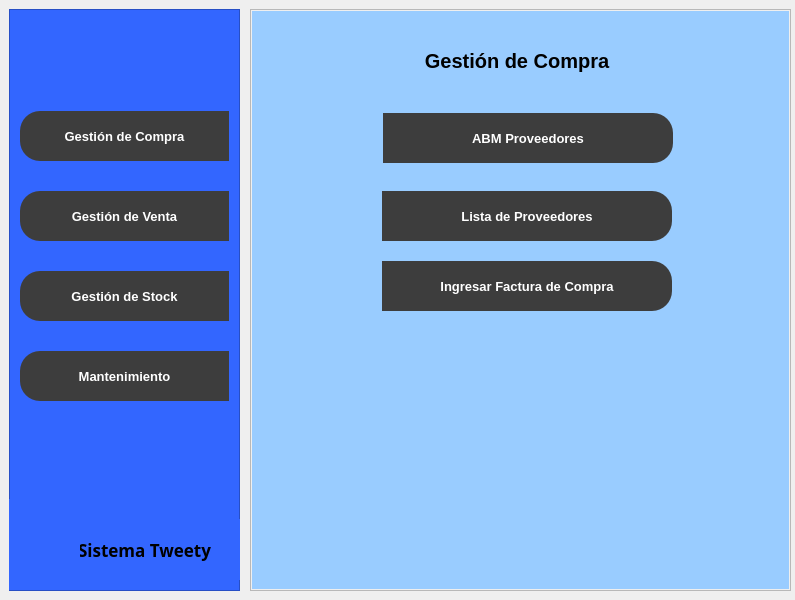
<?xml version="1.0" encoding="UTF-8"?>
<ui version="4.0">
 <class>menuprincipal</class>
 <widget class="QWidget" name="menuprincipal">
  <property name="geometry">
   <rect>
    <x>0</x>
    <y>0</y>
    <width>795</width>
    <height>600</height>
   </rect>
  </property>
  <property name="windowTitle">
   <string>Menú Principal</string>
  </property>
  <property name="styleSheet">
   <string notr="true"/>
  </property>
  <widget class="QFrame" name="frame">
   <property name="geometry">
    <rect>
     <x>9</x>
     <y>9</y>
     <width>231</width>
     <height>582</height>
    </rect>
   </property>
   <property name="styleSheet">
    <string notr="true">QFrame{background-color:rgb(51,102,255)}
QPushButton{background-color:rgb(61,61,61);border-top-left-radius: 20px; border-bottom-left-radius: 20px;color: rgb(255,255,255);}
QPushButton:hover{background-color:white; border-top-left-radius: 20px;border-bottom-left-radius: 20px;color: rgb(0,0,0);}
</string>
   </property>
   <property name="frameShape">
    <enum>QFrame::StyledPanel</enum>
   </property>
   <property name="frameShadow">
    <enum>QFrame::Raised</enum>
   </property>
   <widget class="QLabel" name="label_6">
    <property name="geometry">
     <rect>
      <x>40</x>
      <y>510</y>
      <width>191</width>
      <height>61</height>
     </rect>
    </property>
    <property name="font">
     <font>
      <family>MS PGothic</family>
      <pointsize>13</pointsize>
      <weight>75</weight>
      <bold>true</bold>
     </font>
    </property>
    <property name="text">
     <string>Sistema Tweety</string>
    </property>
    <property name="alignment">
     <set>Qt::AlignCenter</set>
    </property>
   </widget>
   <widget class="QLabel" name="label_7">
    <property name="geometry">
     <rect>
      <x>0</x>
      <y>490</y>
      <width>71</width>
      <height>91</height>
     </rect>
    </property>
    <property name="minimumSize">
     <size>
      <width>45</width>
      <height>45</height>
     </size>
    </property>
    <property name="text">
     <string/>
    </property>
    <property name="pixmap">
     <pixmap>../Imagenes/pngfind.com-bird-png-600629.png</pixmap>
    </property>
    <property name="scaledContents">
     <bool>true</bool>
    </property>
   </widget>
   <widget class="QPushButton" name="btn_mantenimiento">
    <property name="geometry">
     <rect>
      <x>11</x>
      <y>342</y>
      <width>209</width>
      <height>50</height>
     </rect>
    </property>
    <property name="minimumSize">
     <size>
      <width>209</width>
      <height>50</height>
     </size>
    </property>
    <property name="font">
     <font>
      <pointsize>10</pointsize>
      <weight>75</weight>
      <bold>true</bold>
     </font>
    </property>
    <property name="layoutDirection">
     <enum>Qt::RightToLeft</enum>
    </property>
    <property name="text">
     <string>Mantenimiento</string>
    </property>
    <property name="icon">
     <iconset>
      <normaloff>mantenimiento.png</normaloff>mantenimiento.png</iconset>
    </property>
    <property name="iconSize">
     <size>
      <width>35</width>
      <height>35</height>
     </size>
    </property>
   </widget>
   <widget class="QPushButton" name="btn_gestionCompra">
    <property name="geometry">
     <rect>
      <x>11</x>
      <y>102</y>
      <width>209</width>
      <height>50</height>
     </rect>
    </property>
    <property name="sizePolicy">
     <sizepolicy hsizetype="Minimum" vsizetype="Fixed">
      <horstretch>0</horstretch>
      <verstretch>0</verstretch>
     </sizepolicy>
    </property>
    <property name="minimumSize">
     <size>
      <width>209</width>
      <height>50</height>
     </size>
    </property>
    <property name="font">
     <font>
      <pointsize>10</pointsize>
      <weight>75</weight>
      <bold>true</bold>
     </font>
    </property>
    <property name="layoutDirection">
     <enum>Qt::RightToLeft</enum>
    </property>
    <property name="text">
     <string>Gestión de Compra</string>
    </property>
    <property name="icon">
     <iconset>
      <normaloff>comprar.png</normaloff>comprar.png</iconset>
    </property>
    <property name="iconSize">
     <size>
      <width>35</width>
      <height>35</height>
     </size>
    </property>
    <property name="autoDefault">
     <bool>false</bool>
    </property>
   </widget>
   <widget class="QPushButton" name="btn_gestionVenta">
    <property name="geometry">
     <rect>
      <x>11</x>
      <y>182</y>
      <width>209</width>
      <height>50</height>
     </rect>
    </property>
    <property name="minimumSize">
     <size>
      <width>209</width>
      <height>50</height>
     </size>
    </property>
    <property name="font">
     <font>
      <pointsize>10</pointsize>
      <weight>75</weight>
      <bold>true</bold>
     </font>
    </property>
    <property name="layoutDirection">
     <enum>Qt::RightToLeft</enum>
    </property>
    <property name="text">
     <string>Gestión de Venta</string>
    </property>
    <property name="icon">
     <iconset>
      <normaloff>punto-de-venta.png</normaloff>punto-de-venta.png</iconset>
    </property>
    <property name="iconSize">
     <size>
      <width>35</width>
      <height>35</height>
     </size>
    </property>
   </widget>
   <widget class="QPushButton" name="btn_gestionStock">
    <property name="geometry">
     <rect>
      <x>11</x>
      <y>262</y>
      <width>209</width>
      <height>50</height>
     </rect>
    </property>
    <property name="minimumSize">
     <size>
      <width>209</width>
      <height>50</height>
     </size>
    </property>
    <property name="font">
     <font>
      <pointsize>10</pointsize>
      <weight>75</weight>
      <bold>true</bold>
     </font>
    </property>
    <property name="layoutDirection">
     <enum>Qt::RightToLeft</enum>
    </property>
    <property name="text">
     <string>Gestión de Stock</string>
    </property>
    <property name="icon">
     <iconset>
      <normaloff>en-stock.png</normaloff>en-stock.png</iconset>
    </property>
    <property name="iconSize">
     <size>
      <width>35</width>
      <height>35</height>
     </size>
    </property>
   </widget>
  </widget>
  <widget class="QFrame" name="frame_2">
   <property name="geometry">
    <rect>
     <x>250</x>
     <y>9</y>
     <width>541</width>
     <height>582</height>
    </rect>
   </property>
   <property name="styleSheet">
    <string notr="true"/>
   </property>
   <property name="frameShape">
    <enum>QFrame::StyledPanel</enum>
   </property>
   <property name="frameShadow">
    <enum>QFrame::Raised</enum>
   </property>
   <layout class="QVBoxLayout" name="verticalLayout">
    <property name="spacing">
     <number>0</number>
    </property>
    <property name="leftMargin">
     <number>1</number>
    </property>
    <property name="topMargin">
     <number>1</number>
    </property>
    <property name="rightMargin">
     <number>1</number>
    </property>
    <property name="bottomMargin">
     <number>1</number>
    </property>
    <item>
     <widget class="QStackedWidget" name="stackedWidget">
      <property name="styleSheet">
       <string notr="true"/>
      </property>
      <property name="currentIndex">
       <number>0</number>
      </property>
      <widget class="QWidget" name="page_gestionCompra">
       <property name="styleSheet">
        <string notr="true">QWidget{background-color:rgb(153,204,255)}
QPushButton{background-color: rgb(61,61,61); border-top-right-radius: 20px; border-bottom-right-radius: 20px;color: rgb(255,255,255);}
QPushButton:hover{background-color:white; border-top-right-radius: 20px;border-bottom-right-radius: 20px;color: rgb(0,0,0);}


</string>
       </property>
       <widget class="QLabel" name="label">
        <property name="geometry">
         <rect>
          <x>120</x>
          <y>20</y>
          <width>290</width>
          <height>60</height>
         </rect>
        </property>
        <property name="font">
         <font>
          <pointsize>15</pointsize>
          <weight>75</weight>
          <bold>true</bold>
         </font>
        </property>
        <property name="layoutDirection">
         <enum>Qt::LeftToRight</enum>
        </property>
        <property name="text">
         <string>Gestión de Compra</string>
        </property>
        <property name="alignment">
         <set>Qt::AlignCenter</set>
        </property>
       </widget>
       <widget class="QPushButton" name="btn_proveedores">
        <property name="geometry">
         <rect>
          <x>131</x>
          <y>102</y>
          <width>290</width>
          <height>50</height>
         </rect>
        </property>
        <property name="minimumSize">
         <size>
          <width>290</width>
          <height>50</height>
         </size>
        </property>
        <property name="font">
         <font>
          <pointsize>10</pointsize>
          <weight>75</weight>
          <bold>true</bold>
         </font>
        </property>
        <property name="text">
         <string>ABM Proveedores</string>
        </property>
       </widget>
       <widget class="QLabel" name="label_8">
        <property name="geometry">
         <rect>
          <x>380</x>
          <y>30</y>
          <width>45</width>
          <height>45</height>
         </rect>
        </property>
        <property name="minimumSize">
         <size>
          <width>45</width>
          <height>45</height>
         </size>
        </property>
        <property name="maximumSize">
         <size>
          <width>45</width>
          <height>45</height>
         </size>
        </property>
        <property name="text">
         <string/>
        </property>
        <property name="pixmap">
         <pixmap>comprar.png</pixmap>
        </property>
        <property name="scaledContents">
         <bool>true</bool>
        </property>
       </widget>
       <widget class="QPushButton" name="btn_genOrdenCompra">
        <property name="geometry">
         <rect>
          <x>130</x>
          <y>250</y>
          <width>290</width>
          <height>50</height>
         </rect>
        </property>
        <property name="minimumSize">
         <size>
          <width>290</width>
          <height>50</height>
         </size>
        </property>
        <property name="font">
         <font>
          <pointsize>10</pointsize>
          <weight>75</weight>
          <bold>true</bold>
         </font>
        </property>
        <property name="text">
         <string>Ingresar Factura de Compra</string>
        </property>
       </widget>
       <widget class="QPushButton" name="btn_listaproveedores">
        <property name="geometry">
         <rect>
          <x>130</x>
          <y>180</y>
          <width>290</width>
          <height>50</height>
         </rect>
        </property>
        <property name="minimumSize">
         <size>
          <width>290</width>
          <height>50</height>
         </size>
        </property>
        <property name="font">
         <font>
          <pointsize>10</pointsize>
          <weight>75</weight>
          <bold>true</bold>
         </font>
        </property>
        <property name="text">
         <string>Lista de Proveedores</string>
        </property>
       </widget>
      </widget>
      <widget class="QWidget" name="page_gestionVenta">
       <property name="styleSheet">
        <string notr="true">QWidget{background-color:rgb(153,204,255)}
QPushButton{background-color: rgb(61,61,61); border-top-right-radius: 20px; border-bottom-right-radius: 20px;color: rgb(255,255,255);}
QPushButton:hover{background-color:white; border-top-right-radius: 20px;border-bottom-right-radius: 20px;color: rgb(0,0,0);}</string>
       </property>
       <widget class="QLabel" name="label_2">
        <property name="geometry">
         <rect>
          <x>120</x>
          <y>20</y>
          <width>290</width>
          <height>60</height>
         </rect>
        </property>
        <property name="font">
         <font>
          <pointsize>15</pointsize>
          <weight>75</weight>
          <bold>true</bold>
         </font>
        </property>
        <property name="layoutDirection">
         <enum>Qt::LeftToRight</enum>
        </property>
        <property name="text">
         <string>Gestión de Venta</string>
        </property>
        <property name="alignment">
         <set>Qt::AlignCenter</set>
        </property>
       </widget>
       <widget class="QLabel" name="label_9">
        <property name="geometry">
         <rect>
          <x>380</x>
          <y>30</y>
          <width>45</width>
          <height>45</height>
         </rect>
        </property>
        <property name="minimumSize">
         <size>
          <width>45</width>
          <height>45</height>
         </size>
        </property>
        <property name="maximumSize">
         <size>
          <width>45</width>
          <height>45</height>
         </size>
        </property>
        <property name="text">
         <string/>
        </property>
        <property name="pixmap">
         <pixmap>punto-de-venta.png</pixmap>
        </property>
        <property name="scaledContents">
         <bool>true</bool>
        </property>
       </widget>
       <widget class="QPushButton" name="btn_facturacion">
        <property name="geometry">
         <rect>
          <x>131</x>
          <y>102</y>
          <width>290</width>
          <height>50</height>
         </rect>
        </property>
        <property name="minimumSize">
         <size>
          <width>290</width>
          <height>50</height>
         </size>
        </property>
        <property name="font">
         <font>
          <pointsize>10</pointsize>
          <weight>75</weight>
          <bold>true</bold>
         </font>
        </property>
        <property name="text">
         <string>Facturación</string>
        </property>
       </widget>
       <widget class="QPushButton" name="btn_dbClientes">
        <property name="geometry">
         <rect>
          <x>131</x>
          <y>182</y>
          <width>290</width>
          <height>50</height>
         </rect>
        </property>
        <property name="minimumSize">
         <size>
          <width>290</width>
          <height>50</height>
         </size>
        </property>
        <property name="font">
         <font>
          <pointsize>10</pointsize>
          <weight>75</weight>
          <bold>true</bold>
         </font>
        </property>
        <property name="text">
         <string>ABM Clientes</string>
        </property>
       </widget>
       <widget class="QPushButton" name="btn_listaClientes">
        <property name="geometry">
         <rect>
          <x>130</x>
          <y>262</y>
          <width>290</width>
          <height>50</height>
         </rect>
        </property>
        <property name="minimumSize">
         <size>
          <width>290</width>
          <height>50</height>
         </size>
        </property>
        <property name="font">
         <font>
          <pointsize>10</pointsize>
          <weight>75</weight>
          <bold>true</bold>
         </font>
        </property>
        <property name="text">
         <string>Lista de Clientes</string>
        </property>
       </widget>
      </widget>
      <widget class="QWidget" name="page_gestionStock">
       <property name="styleSheet">
        <string notr="true">QWidget{background-color:rgb(153,204,255)}
QPushButton{background-color: rgb(61,61,61); border-top-right-radius: 20px; border-bottom-right-radius: 20px;color: rgb(255,255,255);}
QPushButton:hover{background-color:white; border-top-right-radius: 20px;border-bottom-right-radius: 20px;color: rgb(0,0,0);}
</string>
       </property>
       <widget class="QLabel" name="label_3">
        <property name="geometry">
         <rect>
          <x>120</x>
          <y>20</y>
          <width>291</width>
          <height>61</height>
         </rect>
        </property>
        <property name="font">
         <font>
          <pointsize>15</pointsize>
          <weight>75</weight>
          <bold>true</bold>
         </font>
        </property>
        <property name="layoutDirection">
         <enum>Qt::LeftToRight</enum>
        </property>
        <property name="text">
         <string>Gestión de Stock</string>
        </property>
        <property name="alignment">
         <set>Qt::AlignCenter</set>
        </property>
       </widget>
       <widget class="QPushButton" name="btn_controlStock">
        <property name="geometry">
         <rect>
          <x>130</x>
          <y>180</y>
          <width>290</width>
          <height>50</height>
         </rect>
        </property>
        <property name="minimumSize">
         <size>
          <width>290</width>
          <height>50</height>
         </size>
        </property>
        <property name="font">
         <font>
          <pointsize>10</pointsize>
          <weight>75</weight>
          <bold>true</bold>
         </font>
        </property>
        <property name="text">
         <string>Lista de productos</string>
        </property>
       </widget>
       <widget class="QLabel" name="label_5">
        <property name="geometry">
         <rect>
          <x>380</x>
          <y>30</y>
          <width>45</width>
          <height>45</height>
         </rect>
        </property>
        <property name="minimumSize">
         <size>
          <width>45</width>
          <height>45</height>
         </size>
        </property>
        <property name="maximumSize">
         <size>
          <width>45</width>
          <height>45</height>
         </size>
        </property>
        <property name="text">
         <string/>
        </property>
        <property name="pixmap">
         <pixmap>en-stock.png</pixmap>
        </property>
        <property name="scaledContents">
         <bool>true</bool>
        </property>
       </widget>
       <widget class="QPushButton" name="btn_abmProd">
        <property name="geometry">
         <rect>
          <x>130</x>
          <y>100</y>
          <width>290</width>
          <height>50</height>
         </rect>
        </property>
        <property name="minimumSize">
         <size>
          <width>290</width>
          <height>50</height>
         </size>
        </property>
        <property name="font">
         <font>
          <pointsize>10</pointsize>
          <weight>75</weight>
          <bold>true</bold>
         </font>
        </property>
        <property name="text">
         <string>ABM Productos</string>
        </property>
       </widget>
      </widget>
      <widget class="QWidget" name="page_mantenimiento">
       <property name="styleSheet">
        <string notr="true">QWidget{background-color:rgb(153,204,255)}
QPushButton{background-color: rgb(61,61,61); border-top-right-radius: 20px; border-bottom-right-radius: 20px;color: rgb(255,255,255);}
QPushButton:hover{background-color:white; border-top-right-radius: 20px;border-bottom-right-radius: 20px;color: rgb(0,0,0);}</string>
       </property>
       <widget class="QLabel" name="label_11">
        <property name="geometry">
         <rect>
          <x>380</x>
          <y>30</y>
          <width>45</width>
          <height>45</height>
         </rect>
        </property>
        <property name="minimumSize">
         <size>
          <width>45</width>
          <height>45</height>
         </size>
        </property>
        <property name="maximumSize">
         <size>
          <width>45</width>
          <height>45</height>
         </size>
        </property>
        <property name="text">
         <string/>
        </property>
        <property name="pixmap">
         <pixmap>mantenimiento.png</pixmap>
        </property>
        <property name="scaledContents">
         <bool>true</bool>
        </property>
       </widget>
       <widget class="QLabel" name="label_12">
        <property name="geometry">
         <rect>
          <x>120</x>
          <y>20</y>
          <width>291</width>
          <height>61</height>
         </rect>
        </property>
        <property name="font">
         <font>
          <pointsize>15</pointsize>
          <weight>75</weight>
          <bold>true</bold>
         </font>
        </property>
        <property name="layoutDirection">
         <enum>Qt::LeftToRight</enum>
        </property>
        <property name="text">
         <string>Mantenimiento</string>
        </property>
        <property name="alignment">
         <set>Qt::AlignCenter</set>
        </property>
       </widget>
       <widget class="QPushButton" name="btn_movFondos_2">
        <property name="geometry">
         <rect>
          <x>131</x>
          <y>102</y>
          <width>290</width>
          <height>50</height>
         </rect>
        </property>
        <property name="minimumSize">
         <size>
          <width>290</width>
          <height>50</height>
         </size>
        </property>
        <property name="font">
         <font>
          <pointsize>10</pointsize>
          <weight>75</weight>
          <bold>true</bold>
         </font>
        </property>
        <property name="text">
         <string>Gestion de Clave</string>
        </property>
       </widget>
       <widget class="QPushButton" name="btn_infDeCaja_2">
        <property name="geometry">
         <rect>
          <x>131</x>
          <y>262</y>
          <width>290</width>
          <height>50</height>
         </rect>
        </property>
        <property name="minimumSize">
         <size>
          <width>290</width>
          <height>50</height>
         </size>
        </property>
        <property name="font">
         <font>
          <pointsize>10</pointsize>
          <weight>75</weight>
          <bold>true</bold>
         </font>
        </property>
        <property name="text">
         <string>Manual de Usuario</string>
        </property>
       </widget>
       <widget class="QPushButton" name="btn_abrirCerrarCaja_2">
        <property name="geometry">
         <rect>
          <x>131</x>
          <y>182</y>
          <width>290</width>
          <height>50</height>
         </rect>
        </property>
        <property name="minimumSize">
         <size>
          <width>290</width>
          <height>50</height>
         </size>
        </property>
        <property name="font">
         <font>
          <pointsize>10</pointsize>
          <weight>75</weight>
          <bold>true</bold>
         </font>
        </property>
        <property name="text">
         <string>Gestion de Backup</string>
        </property>
       </widget>
       <zorder>label_12</zorder>
       <zorder>label_11</zorder>
       <zorder>btn_movFondos_2</zorder>
       <zorder>btn_infDeCaja_2</zorder>
       <zorder>btn_abrirCerrarCaja_2</zorder>
      </widget>
     </widget>
    </item>
   </layout>
  </widget>
 </widget>
 <resources/>
 <connections/>
</ui>
